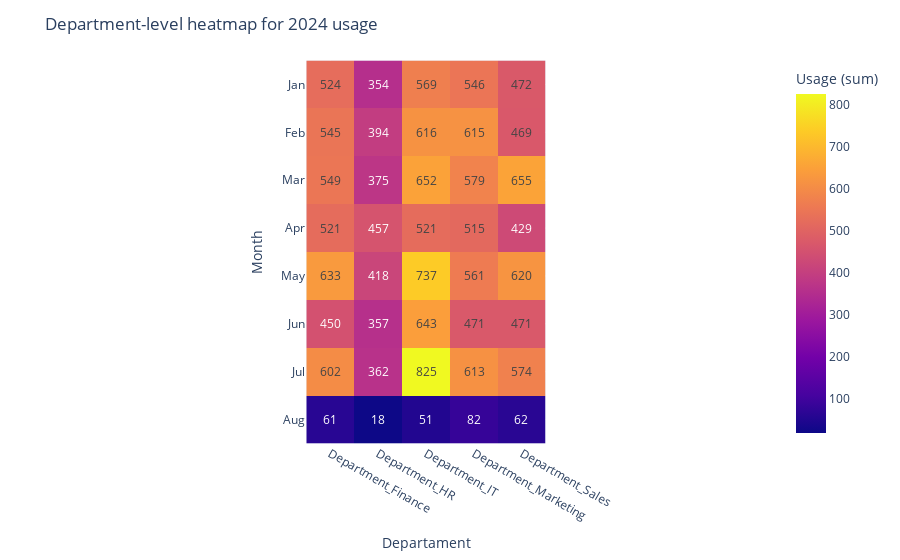

Notebook code cell kept with this figure:
### Code cell
# Section 5. Department-level heatmap for 2024 usage
df2024 = merged[ merged['LastUsedDate'].dt.year == 2024 ].copy()

dept_flags = [
    'Department_Finance',
    'Department_HR',
    'Department_IT',
    'Department_Marketing',
    'Department_Sales'
]


df_long = df2024.melt(
    id_vars=['LastUsedDate', 'UsageFrequency'],
    value_vars=dept_flags,
    var_name='Department',
    value_name='IsMember'
)

df_long = df_long[df_long['IsMember'] == True]

df_long['Month'] = df_long['LastUsedDate'].dt.strftime('%b')

heatmap_df = df_long.pivot_table(
    index='Month',
    columns='Department',
    values='UsageFrequency',
    aggfunc='sum'
)

meses = ['Jan','Feb','Mar','Apr','May','Jun','Jul','Aug']
heatmap_df = heatmap_df.reindex(meses)

# 8) Plot
fig = px.imshow(
    heatmap_df,
    labels=dict(x="Departament", y="Month", color="Usage (sum)"),
    x=heatmap_df.columns,
    y=heatmap_df.index,
    text_auto=True
)
fig.update_layout(title="Department-level heatmap for 2024 usage")
fig.show()

### Figure 1 — Plotly figure (JSON) as saved in the notebook; plotly's stock layout.template omitted (floating-point values rounded to 4 significant figures)
{"data": [{"coloraxis": "coloraxis", "hovertemplate": "Departament: %{x}<br>Month: %{y}<br>Usage (sum): %{z}<extra></extra>", "name": "0", "texttemplate": "%{z}", "type": "heatmap", "x": ["Department_Finance", "Department_HR", "Department_IT", "Department_Marketing", "Department_Sales"], "xaxis": "x", "y": ["Jan", "Feb", "Mar", "Apr", "May", "Jun", "Jul", "Aug"], "yaxis": "y", "z": [[524, 354, 569, 546, 472], [545, 394, 616, 615, 469], [549, 375, 652, 579, 655], [521, 457, 521, 515, 429], [633, 418, 737, 561, 620], [450, 357, 643, 471, 471], [602, 362, 825, 613, 574], [61, 18, 51, 82, 62]]}], "layout": {"coloraxis": {"colorbar": {"title": {"text": "Usage (sum)"}}, "colorscale": [[0, "#0d0887"], [0.1111, "#46039f"], [0.2222, "#7201a8"], [0.3333, "#9c179e"], [0.4444, "#bd3786"], [0.5556, "#d8576b"], [0.6667, "#ed7953"], [0.7778, "#fb9f3a"], [0.8889, "#fdca26"], [1, "#f0f921"]]}, "margin": {"t": 60}, "title": {"text": "Department-level heatmap for 2024 usage"}, "xaxis": {"anchor": "y", "constrain": "domain", "domain": [0, 1], "scaleanchor": "y", "title": {"text": "Departament"}}, "yaxis": {"anchor": "x", "autorange": "reversed", "constrain": "domain", "domain": [0, 1], "title": {"text": "Month"}}}}
